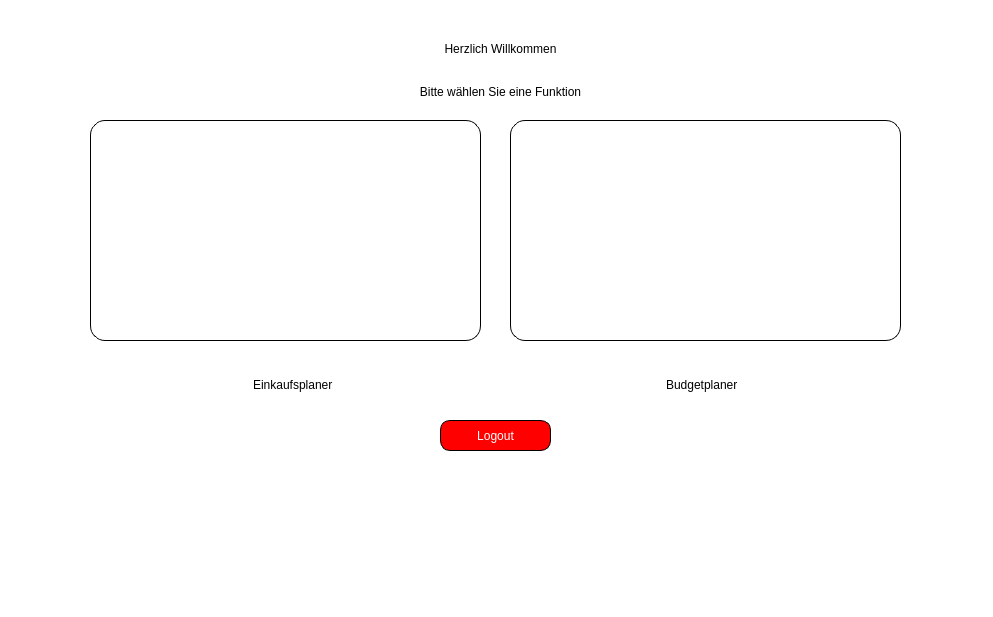
<?xml version="1.0" encoding="UTF-8"?>
<ui version="4.0">
 <class>Haushaltsplaner</class>
 <widget class="QWidget" name="Haushaltsplaner">
  <property name="geometry">
   <rect>
    <x>0</x>
    <y>0</y>
    <width>993</width>
    <height>617</height>
   </rect>
  </property>
  <property name="windowTitle">
   <string>Form</string>
  </property>
  <property name="styleSheet">
   <string notr="true">background-color: white;</string>
  </property>
  <widget class="QPushButton" name="b_grocery">
   <property name="geometry">
    <rect>
     <x>90</x>
     <y>120</y>
     <width>391</width>
     <height>221</height>
    </rect>
   </property>
   <property name="styleSheet">
    <string notr="true">background-image: url(:/Images/supermarket.jpg);
border-style: outset;
border-radius: 15px;
border-width: 1px;
border-color: black;</string>
   </property>
   <property name="text">
    <string/>
   </property>
  </widget>
  <widget class="QPushButton" name="b_budget">
   <property name="geometry">
    <rect>
     <x>510</x>
     <y>120</y>
     <width>391</width>
     <height>221</height>
    </rect>
   </property>
   <property name="autoFillBackground">
    <bool>false</bool>
   </property>
   <property name="styleSheet">
    <string notr="true">background-image: url(:/Images/calculator.jpg);
border-style: outset;
border-radius: 15px;
border-width: 1px;
border-color: black;</string>
   </property>
   <property name="text">
    <string/>
   </property>
  </widget>
  <widget class="QWidget" name="horizontalLayoutWidget">
   <property name="geometry">
    <rect>
     <x>90</x>
     <y>349</y>
     <width>811</width>
     <height>71</height>
    </rect>
   </property>
   <layout class="QHBoxLayout" name="horizontalLayout">
    <item>
     <spacer name="horizontalSpacer_3">
      <property name="orientation">
       <enum>Qt::Horizontal</enum>
      </property>
      <property name="sizeHint" stdset="0">
       <size>
        <width>40</width>
        <height>20</height>
       </size>
      </property>
     </spacer>
    </item>
    <item>
     <widget class="QLabel" name="l_einkaufsplaner">
      <property name="text">
       <string>Einkaufsplaner</string>
      </property>
     </widget>
    </item>
    <item>
     <spacer name="horizontalSpacer_4">
      <property name="orientation">
       <enum>Qt::Horizontal</enum>
      </property>
      <property name="sizeHint" stdset="0">
       <size>
        <width>40</width>
        <height>20</height>
       </size>
      </property>
     </spacer>
    </item>
    <item>
     <spacer name="horizontalSpacer_5">
      <property name="orientation">
       <enum>Qt::Horizontal</enum>
      </property>
      <property name="sizeHint" stdset="0">
       <size>
        <width>40</width>
        <height>20</height>
       </size>
      </property>
     </spacer>
    </item>
    <item>
     <widget class="QLabel" name="l_budgetplaner">
      <property name="text">
       <string>Budgetplaner</string>
      </property>
     </widget>
    </item>
    <item>
     <spacer name="horizontalSpacer_6">
      <property name="orientation">
       <enum>Qt::Horizontal</enum>
      </property>
      <property name="sizeHint" stdset="0">
       <size>
        <width>40</width>
        <height>20</height>
       </size>
      </property>
     </spacer>
    </item>
   </layout>
  </widget>
  <widget class="QWidget" name="verticalLayoutWidget">
   <property name="geometry">
    <rect>
     <x>210</x>
     <y>30</y>
     <width>581</width>
     <height>80</height>
    </rect>
   </property>
   <layout class="QVBoxLayout" name="verticalLayout">
    <item>
     <widget class="QLabel" name="l_welcome">
      <property name="text">
       <string>Herzlich Willkommen</string>
      </property>
      <property name="alignment">
       <set>Qt::AlignCenter</set>
      </property>
     </widget>
    </item>
    <item>
     <widget class="QLabel" name="l_welcome2">
      <property name="text">
       <string>Bitte wählen Sie eine Funktion</string>
      </property>
      <property name="alignment">
       <set>Qt::AlignCenter</set>
      </property>
     </widget>
    </item>
   </layout>
  </widget>
  <widget class="QLabel" name="l_icon">
   <property name="geometry">
    <rect>
     <x>810</x>
     <y>40</y>
     <width>101</width>
     <height>61</height>
    </rect>
   </property>
   <property name="styleSheet">
    <string notr="true">image: url(:/Images/logo_small_icon_only_inverted.png);</string>
   </property>
   <property name="text">
    <string/>
   </property>
  </widget>
  <widget class="QPushButton" name="b_logout">
   <property name="geometry">
    <rect>
     <x>440</x>
     <y>420</y>
     <width>111</width>
     <height>31</height>
    </rect>
   </property>
   <property name="styleSheet">
    <string notr="true">background-color: red;
color: white;
border-style: outset;
border-radius: 10px;
border-width: 1px;
border-color: black;</string>
   </property>
   <property name="text">
    <string>Logout</string>
   </property>
  </widget>
 </widget>
 <resources>
  <include location="../../../../Qt/6.1.2/mingw81_64/bin/Menu.qrc"/>
 </resources>
 <connections/>
</ui>
